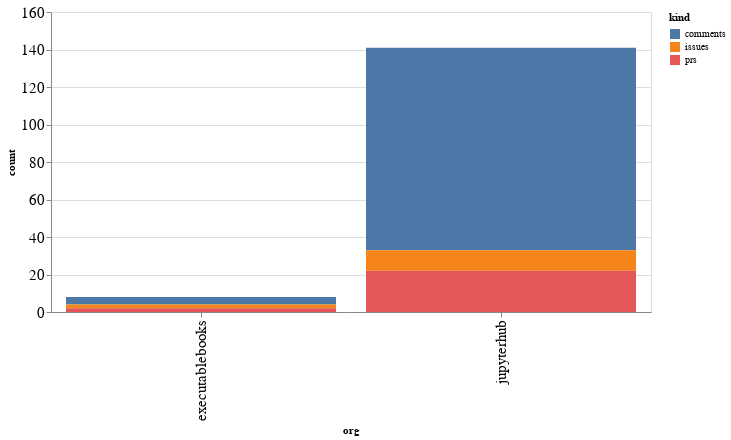

The notebook cell saved with this chart:
### Code cell
alt.Chart(org_summaries, width=600).mark_bar().encode(
    x='org',
    y='count',
    color='kind',
    tooltip="org"
)

### Figure 1 — Vega-Lite specification as saved in the notebook (floating-point values rounded to 4 significant figures)
{"config": {"axisLeft": {"labelFontSize": 15}, "axisBottom": {"labelFontSize": 15}}, "data": {"name": "data-0b8c5df4d592aeb41701b1715596dee1"}, "mark": "bar", "encoding": {"color": {"type": "nominal", "field": "kind"}, "tooltip": {"type": "nominal", "field": "org"}, "x": {"type": "nominal", "field": "org"}, "y": {"type": "quantitative", "field": "count"}}, "width": 600, "$schema": "https://vega.github.io/schema/vega-lite/v4.8.1.json", "datasets": {"data-0b8c5df4d592aeb41701b1715596dee1": [{"org": "executablebooks", "kind": "comments", "count": 4}, {"org": "executablebooks", "kind": "issues", "count": 2}, {"org": "executablebooks", "kind": "prs", "count": 2}, {"org": "jupyterhub", "kind": "comments", "count": 108}, {"org": "jupyterhub", "kind": "issues", "count": 11}, {"org": "jupyterhub", "kind": "prs", "count": 22}]}}
